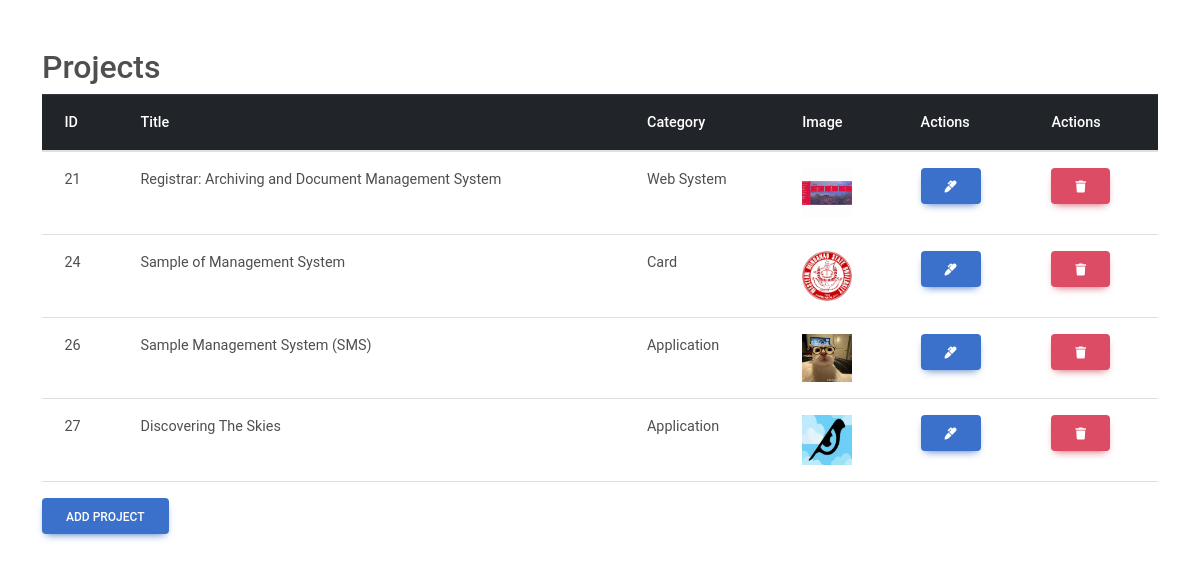
Page /admin/display_projects.php (signed in) on the committed database.
### tables this page shows
CREATE TABLE `projects` (
  `id` int(11) NOT NULL,
  `title` varchar(255) NOT NULL,
  `category` varchar(50) NOT NULL,
  `image_path` varchar(255) NOT NULL,
  `details` varchar(500) NOT NULL
);

### admin/display_projects.php (the view, shortened to what this page needs)
<!DOCTYPE html>
<html lang="en">
<head>
  <link href="https://maxcdn.bootstrapcdn.com/bootstrap/4.0.0/css/bootstrap.min.css" rel="stylesheet">
  <link href="https://cdnjs.cloudflare.com/ajax/libs/font-awesome/5.15.4/css/all.min.css" rel="stylesheet">
  <link href="https://maxcdn.bootstrapcdn.com/bootstrap/4.0.0/css/bootstrap.min.css" rel="stylesheet">
        <link href="https://maxcdn.bootstrapcdn.com/bootstrap/4.0.0/css/bootstrap.min.css" rel="stylesheet">
        <link href="https://cdnjs.cloudflare.com/ajax/libs/font-awesome/5.15.4/css/all.min.css" rel="stylesheet">
        <link href="asset/css/mdb.min.css" rel="stylesheet">
  <link  href="asset/css/mdb.min.css" rel="stylesheet" >
</head>
<body>
<div class="container mt-5">
  <h2>Projects </h2>
  <table class="table">
    <thead  class="thead-dark">
      <tr>
        <th scope="col">ID</th>
        <th scope="col">Title</th>
        <th scope="col">Category</th>
        <th scope="col">Image</th>
        <th scope="col">Actions</th>
        <th scope="col">Actions</th>
      </tr>
    </thead>
    <tbody>
    <?php
    include('includes/config.php');
    $sql = "SELECT * FROM projects";
    $result = mysqli_query($con, $sql);
    while ($row = mysqli_fetch_assoc($result)) {
      echo '<tr>';
      echo '<td>' . $row['id'] . '</td>';
      echo '<td>' . $row['title'] . '</td>';
      echo '<td>' . $row['category'] . '</td>';
      echo '<td><img src="' . $row['image_path'] . '" width="50"></td>';
      echo '<td><a href="edit_project.php?id=' . $row['id'] . '" class="btn btn-primary"><i class="fas fa-marker"></i></a></td>';
      echo '<td><a href="delete_project.php?id=' . $row['id'] . '" class="btn btn-danger" onclick="return confirm(\'Are you sure?\')"><i class="fas fa-trash"></i></a></td>';
      echo '</tr>';
    }
    ?>
    </tbody>
  </table>
  <a href="add_project.php" class="btn btn-primary">Add Project</a>
</div>
</body>
</html>

### rows in the picture
projects: id "21", title "Registrar: Archiving and Document Management System", category "Web System", image_path (picture)
projects: id "24", title "Sample of Management System", category "Card", image_path (picture)
projects: id "26", title "Sample Management System (SMS)", category "Application", image_path (picture)
projects: id "27", title "Discovering The Skies", category "Application", image_path (picture)
